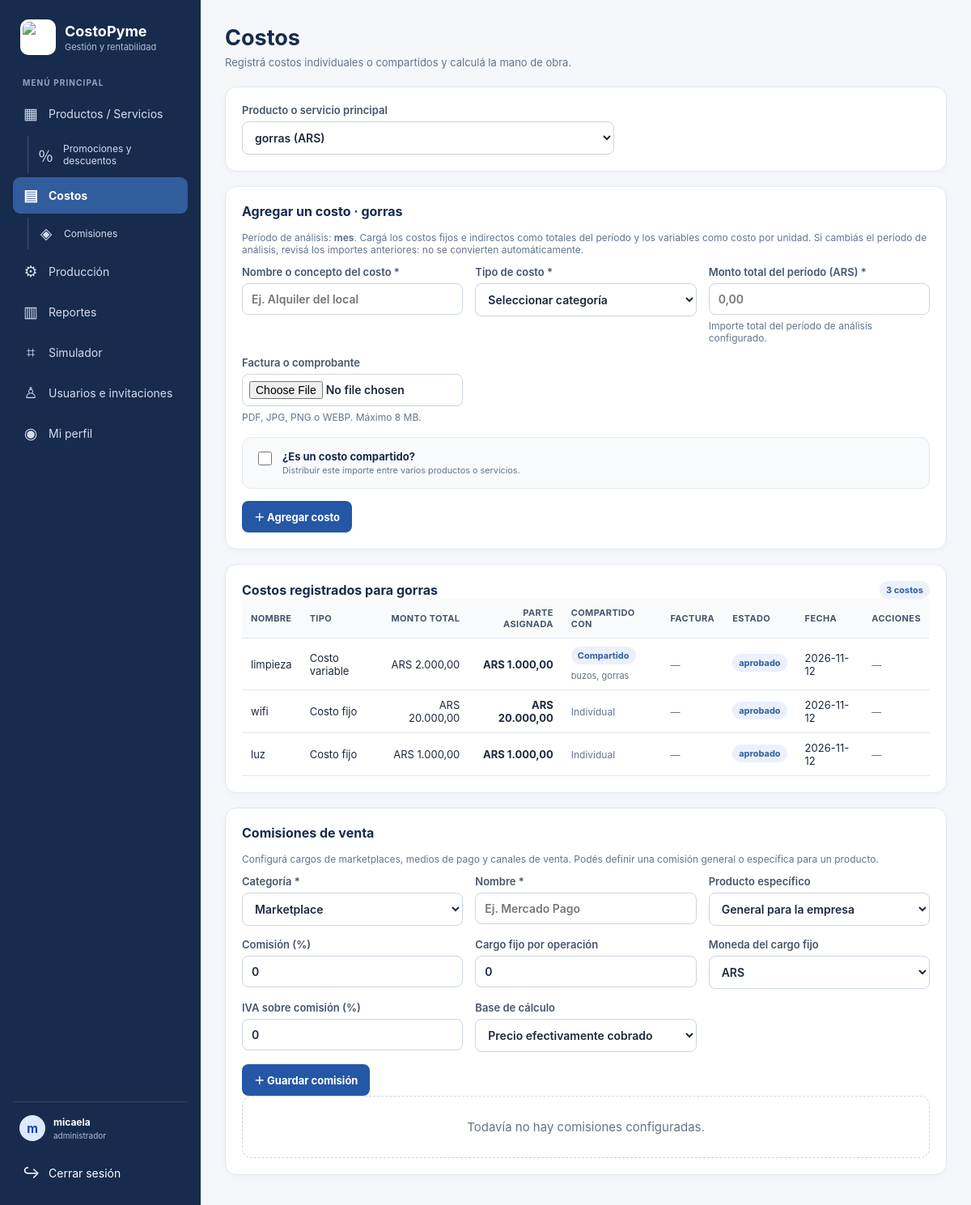
The page /costos.php?producto=6 (signed in) on the database its author committed.
### tables this page shows
CREATE TABLE `costobene_productos` (
  `id` bigint(20) UNSIGNED NOT NULL,
  `cliente_id` bigint(20) UNSIGNED NOT NULL,
  `nombre` varchar(150) NOT NULL,
  `descripcion` text DEFAULT NULL,
  `foto_path` varchar(255) DEFAULT NULL,
  `unidad` varchar(50) NOT NULL DEFAULT 'unidad',
  `moneda` char(3) NOT NULL DEFAULT 'ARS',
  `volumen_esperado` decimal(12,2) NOT NULL DEFAULT 0.00,
  `horas_trabajo` decimal(10,2) NOT NULL DEFAULT 0.00,
  `valor_hora` decimal(12,2) NOT NULL DEFAULT 0.00,
  `margen_porcentaje` decimal(5,2) NOT NULL DEFAULT 0.00,
  `precio_manual` decimal(12,2) DEFAULT NULL,
  `fecha_creacion` timestamp NOT NULL DEFAULT current_timestamp(),
  `fecha_actualizacion` timestamp NOT NULL DEFAULT current_timestamp() ON UPDATE current_timestamp()
);

CREATE TABLE `costobene_configuraciones_app` (
  `cliente_id` bigint(20) UNSIGNED NOT NULL,
  `periodo_activo` enum('day','week','month','year') NOT NULL DEFAULT 'month',
  `producto_seleccionado_id` bigint(20) UNSIGNED DEFAULT NULL,
  `moneda` char(3) NOT NULL DEFAULT 'ARS',
  `fecha_creacion` timestamp NOT NULL DEFAULT current_timestamp(),
  `fecha_actualizacion` timestamp NOT NULL DEFAULT current_timestamp() ON UPDATE current_timestamp()
);

CREATE TABLE `costobene_costos_producto` (
  `id` bigint(20) UNSIGNED NOT NULL,
  `producto_id` bigint(20) UNSIGNED NOT NULL,
  `creado_por` bigint(20) UNSIGNED DEFAULT NULL,
  `tipo_costo` enum('fixed','variable','indirect','labor') NOT NULL,
  `nombre` varchar(150) NOT NULL,
  `monto` decimal(12,2) NOT NULL DEFAULT 0.00,
  `estado_aprobacion` enum('pendiente','aprobado','rechazado') NOT NULL DEFAULT 'aprobado',
  `aprobado_por` bigint(20) UNSIGNED DEFAULT NULL,
  `aprobado_en` datetime DEFAULT NULL,
  `fecha_creacion` timestamp NOT NULL DEFAULT current_timestamp(),
  `fecha_actualizacion` timestamp NOT NULL DEFAULT current_timestamp() ON UPDATE current_timestamp(),
  `factura_path` varchar(255) DEFAULT NULL,
  `horas_trabajo` int(10) UNSIGNED DEFAULT NULL,
  `valor_hora` decimal(12,2) DEFAULT NULL
);

### config.php (called while the page is built, shortened)
<?php
function db(): PDO {
    static $pdo = null;
    if ($pdo === null) {
        $esLocal = in_array($_SERVER['HTTP_HOST'] ?? '', [
            'localhost',
            '127.0.0.1'
        ], true);
        if ($esLocal) {
            $host = '127.0.0.1';
            $dbname = 'calcostos';
            $user = 'root';
            $password = '';
        } else {
            $host = 'sql200.infinityfree.com';
            $dbname = 'if0_43416623_Costo_Pyme_BD';
            $user = 'if0_43416623';
            $password = '718122Mica';
        }
        $dsn = "mysql:host=$host;dbname=$dbname;charset=utf8mb4";
        $pdo = new PDO($dsn, $user, $password, [
            PDO::ATTR_ERRMODE => PDO::ERRMODE_EXCEPTION,
            PDO::ATTR_DEFAULT_FETCH_MODE => PDO::FETCH_ASSOC,
            PDO::ATTR_EMULATE_PREPARES => false,
        ]);
    }
    return $pdo;
}
function h($v): string {
    return htmlspecialchars((string)$v, ENT_QUOTES, 'UTF-8');
}
function usuario(): ?array {
    return $_SESSION['u'] ?? null;
}
function puede(string $permiso): bool {
    $u = usuario();
    return $u && in_array($permiso, $u['permisos'], true);
}
function esSuper(): bool {
    $u = usuario();
    return $u && in_array('super_administrador', $u['roles'], true);
}

### helpers.php (called while the page is built, shortened)
<?php
require_once __DIR__ . '/config.php';
function rolActual(): string {
    $roles = usuario()['roles'] ?? [];
    foreach (['super_administrador', 'administrador', 'encargado', 'operador', 'consulta'] as $rol) {
        if (in_array($rol, $roles, true)) return $rol;
    }
    return '';
}
function esOperador(): bool { return rolActual() === 'operador'; }

### costos.php (the view, shortened to what this page needs)
<?php
require 'helpers.php';
$clienteId = esSuper()
    ? (int)($_GET['cliente'] ?? $_POST['cliente_id'] ?? usuario()['cliente_id'])
    : (int)usuario()['cliente_id'];
$st = db()->prepare('SELECT id,nombre,moneda FROM costobene_productos WHERE cliente_id=? ORDER BY nombre');
$st->execute([$clienteId]);
$productos = $st->fetchAll();
$productoId = (int)($_GET['producto'] ?? $_POST['producto_id'] ?? ($productos[0]['id'] ?? 0));
$producto = null;
foreach ($productos as $p) {
    if ((int)$p['id'] === $productoId) { $producto = $p; break; }
}
$costos = [];
if ($producto) {
    $q = db()->prepare('SELECT c.id,c.nombre,c.tipo_costo,c.monto,c.factura_path,c.fecha_creacion,c.horas_trabajo,c.valor_hora,c.creado_por,c.estado_aprobacion,
        COALESCE(m.monto_asignado,c.monto) AS monto_asignado,
        (SELECT COUNT(*) FROM costobene_costos_productos_compartidos mc WHERE mc.costo_id=c.id) AS cantidad_productos,
        (SELECT GROUP_CONCAT(p2.nombre ORDER BY p2.nombre SEPARATOR ", ")
         FROM costobene_costos_productos_compartidos mc2
         JOIN costobene_productos p2 ON p2.id=mc2.producto_id WHERE mc2.costo_id=c.id) AS nombres_productos
        FROM costobene_costos_producto c
        LEFT JOIN costobene_costos_productos_compartidos m ON m.costo_id=c.id AND m.producto_id=?
        WHERE m.producto_id IS NOT NULL
           OR (c.producto_id=? AND NOT EXISTS (SELECT 1 FROM costobene_costos_productos_compartidos mx WHERE mx.costo_id=c.id))
        ORDER BY c.fecha_creacion DESC,c.id DESC');
    $q->execute([$productoId,$productoId]);
    $costos = $q->fetchAll();
}
$comQ=db()->prepare('SELECT c.*,p.nombre AS producto_nombre FROM costobene_comisiones c LEFT JOIN costobene_productos p ON p.id=c.producto_id WHERE c.cliente_id=? ORDER BY c.id DESC'); $comQ->execute([$clienteId]); $comisiones=$comQ->fetchAll();
$labels = ['fixed'=>'Costo fijo','variable'=>'Costo variable','indirect'=>'Costo indirecto','labor'=>'Mano de obra'];
$cfgPeriodoQ=db()->prepare('SELECT periodo_activo FROM costobene_configuraciones_app WHERE cliente_id=?');$cfgPeriodoQ->execute([$clienteId]);$periodoCostos=['day'=>'día','week'=>'semana','month'=>'mes','year'=>'año'][$cfgPeriodoQ->fetchColumn()?:'month']??'mes';
$csrf = csrfToken('csrf_costos');
$paginaActual = 'costos';
?>
<!doctype html>
<html lang="es">
<head>
<title>Costos - CostoPyme</title><link rel="stylesheet" href="style.css">
</head>
<body>
<div class="app-shell"><?php require 'menu.php'; ?><main class="main">
<header class="page-head"><div><h1>Costos</h1><p>Registrá costos individuales o compartidos y calculá la mano de obra.</p></div></header>
<section class="panel">
<label style="max-width:460px">Producto o servicio principal<select onchange="location.href='costos.php?producto='+this.value<?=esSuper()?"+'&cliente='+encodeURIComponent('".$clienteId."')":''?>">
<?php foreach ($productos as $p): ?><option value="<?=(int)$p['id']?>" <?=(int)$p['id']===$productoId?'selected':''?>><?=h($p['nombre'])?> (<?=h($p['moneda'])?>)</option><?php endforeach; ?>
</select></label>
</section>
<?php if ($producto): ?>
<section class="panel">
<h2>Agregar un costo · <?=h($producto['nombre'])?></h2><p class="help">Período de análisis: <b><?=h($periodoCostos)?></b>. Cargá los costos fijos e indirectos como totales del período y los variables como costo por unidad. Si cambiás el período de análisis, revisá los importes anteriores: no se convierten automáticamente.</p>
<?php if (!puede('editar_costos')): ?><div class="alert">Tu usuario puede consultar los costos, pero no agregarlos.</div>
<?php else: ?>
<form method="post" enctype="multipart/form-data" id="formCosto">
<div class="form-grid">
<label>Nombre o concepto del costo *<input name="nombre" id="nombreCosto" maxlength="150" required placeholder="Ej. Alquiler del local"></label>
<label>Tipo de costo *<select name="tipo_costo" id="tipoCosto" required><option value="">Seleccionar categoría</option><?php foreach ($labels as $k=>$v): ?><option value="<?=h($k)?>"><?=h($v)?></option><?php endforeach; ?></select></label>
<div id="montoNormal"><label><span id="etiquetaMonto"></span><input type="number" name="monto" min="0" step="0.01" placeholder="0,00"><small class="help" id="ayudaMonto"></small></label></div>
<label>Factura o comprobante<input type="file" name="factura" accept="application/pdf,image/jpeg,image/png,image/webp"><span class="help">PDF, JPG, PNG o WEBP. Máximo 8 MB.</span></label>
</div>
<div class="shared-box">
<label class="shared-toggle"><input type="checkbox" name="compartido" id="compartido" value="1"><span><b>¿Es un costo compartido?</b><small>Distribuir este importe entre varios productos o servicios.</small></span></label>
</div>
<div class="actions"><button type="submit">＋ Agregar costo</button></div><?php if(esOperador()): ?><p class="help">Tus cargas quedarán pendientes de aprobación. Podés editarlas mientras sigan pendientes.</p><?php endif; ?>
</form>
<?php endif; ?>
</section>
<section class="panel">
<div class="section-title"><h2>Costos registrados para <?=h($producto['nombre'])?></h2><span class="pill"><?=count($costos)?> costos</span></div>
<?php if (!$costos): ?><div class="empty">Todavía no hay costos cargados para este producto o servicio.</div>
<?php else: ?>
<div class="table-wrap"><table><thead><tr><th>Nombre</th><th>Tipo</th><th class="num">Monto total</th><th class="num">Parte asignada</th><th>Compartido con</th><th>Factura</th><th>Estado</th><th>Fecha</th><th>Acciones</th></tr></thead><tbody>
<?php foreach ($costos as $c): ?>
<tr>
<td><?=h($c['nombre'])?></td>
<td><?=h($labels[$c['tipo_costo']]??$c['tipo_costo'])?></td>
<td class="num"><?=h($producto['moneda'])?> <?=number_format((float)$c['monto'],2,',','.')?></td>
<td class="num"><b><?=h($producto['moneda'])?> <?=number_format((float)$c['monto_asignado'],2,',','.')?></b></td>
<td><?php if ((int)$c['cantidad_productos']>1): ?><span class="pill">Compartido</span><small class="table-note"><?=h($c['nombres_productos'] ?? '')?></small><?php else: ?><span class="muted">Individual</span><?php endif; ?></td>
<td><?php if ($c['factura_path']): ?><a href="<?=h($c['factura_path'])?>" target="_blank" rel="noopener">Ver archivo ↗</a><?php else: ?><span class="muted">—</span><?php endif; ?></td>
<td><span class="pill"><?=h($c['estado_aprobacion'])?></span></td><td><?=h(substr((string)$c['fecha_creacion'],0,10))?></td><td><?php if(puede('aprobar_cargas') && $c['estado_aprobacion']==='pendiente'): ?><form method="post" style="display:inline-flex;gap:5px"><input type="hidden" name="csrf" value="<?=h($csrf)?>"><input type="hidden" name="costo_id" value="<?=(int)$c['id']?>"><button name="accion" value="aprobar_costo">Aprobar</button><button class="btn-secondary" name="accion" value="rechazar_costo">Rechazar</button></form><?php else: ?><span class="muted">—</span><?php endif; ?></td>
</tr>
<?php endforeach; ?>
</tbody></table></div>
<?php endif; ?>
</section>
<?php endif; ?>
<section class="panel" id="comisiones"><h2>Comisiones de venta</h2><p class="help">Configurá cargos de marketplaces, medios de pago y canales de venta. Podés definir una comisión general o específica para un producto.</p>
<?php if(puede('gestionar_comisiones')): ?><form method="post"><input type="hidden" name="csrf" value="<?=h($csrf)?>"><input type="hidden" name="accion" value="agregar_comision"><div class="form-grid"><label>Categoría *<select name="categoria"><option value="marketplace">Marketplace</option><option value="medio_pago">Medio de pago</option><option value="canal_venta">Canal de venta</option></select></label><label>Nombre *<input name="nombre_comision" required maxlength="150" placeholder="Ej. Mercado Pago"></label><label>Producto específico<select name="producto_comision"><option value="0">General para la empresa</option><?php foreach($productos as $pc):?><option value="<?=(int)$pc['id']?>"><?=h($pc['nombre'])?></option><?php endforeach;?></select></label><label>Comisión (%)<input type="number" name="porcentaje" min="0" max="100" step="0.0001" value="0"></label><label>Cargo fijo por operación<input type="number" name="cargo_fijo" min="0" step="0.01" value="0"></label><label>Moneda del cargo fijo<select name="moneda_comision"><option value="ARS">ARS</option><option value="USD">USD</option><option value="EUR">EUR</option></select></label><label>IVA sobre comisión (%)<input type="number" name="iva_porcentaje" min="0" max="100" step="0.01" value="0"></label><label>Base de cálculo<select name="base_calculo"><option value="precio_total">Precio efectivamente cobrado</option><option value="precio_sin_descuento">Precio sin descuento</option></select></label></div><div class="actions"><button type="submit">＋ Guardar comisión</button></div></form><?php elseif(!puede('ver_costos')):?><div class="alert">No tenés permiso para consultar comisiones.</div><?php endif; ?>
<?php if($comisiones):?><div class="table-wrap"><table><thead><tr><th>Concepto</th><th>Categoría</th><th>Aplicación</th><th>%</th><th>Cargo fijo</th><th>Moneda</th><th>IVA</th></tr></thead><tbody><?php foreach($comisiones as $co):?><tr><td><?=h($co['nombre'])?></td><td><?=h(str_replace('_',' ',$co['categoria']))?></td><td><?=h($co['producto_nombre']??'Todos los productos')?></td><td><?=number_format((float)$co['porcentaje'],2,',','.')?>%</td><td><?=number_format((float)$co['cargo_fijo'],2,',','.')?></td><td><?=h($co['moneda'])?></td><td><?=number_format((float)$co['iva_porcentaje'],2,',','.')?>%</td></tr><?php endforeach;?></tbody></table></div><?php else:?><div class="empty">Todavía no hay comisiones configuradas.</div><?php endif;?></section>
</main></div>
</body></html>

### menu.php
<?php
$paginaActual = $paginaActual ?? 'productos';
$menuItems = [
 'productos'=>['Productos / Servicios','package','index.php','ver_dashboard'],
 'costos'=>['Costos','receipt','costos.php','ver_dashboard'],
 'produccion'=>['Producción','factory','produccion.php','cargar_produccion'],
 'reportes'=>['Reportes','chart','reportes.php','ver_reportes'],
 'simulador'=>['Simulador','calculator','simulador.php','ver_dashboard'],
 'usuarios'=>['Usuarios e invitaciones','users','usuarios.php','gestionar_usuarios'],
 'perfil'=>['Mi perfil','user','perfil.php',null],
];
$glyph=['package'=>'▦','receipt'=>'▤','chart'=>'▥','calculator'=>'⌗','user'=>'◉','tags'=>'％','users'=>'♙','factory'=>'⚙'];
?>
<aside class="sidebar"><a class="brand" href="index.php"><img class="brand-logo" src="assets/logo_finanzas.png" alt="Logo CostoPyme"><span><b>CostoPyme</b><small>Gestión y rentabilidad</small></span></a><div class="nav-caption">MENÚ PRINCIPAL</div><nav class="nav-menu">
<?php foreach($menuItems as $key=>[$label,$icon,$url,$permiso]): if($permiso===null || puede($permiso)): ?><a class="nav-link <?=$paginaActual===$key?'active':''?>" href="<?=h($url)?>"><span class="nav-icon"><?=$glyph[$icon]??'•'?></span><span><?=h($label)?></span></a><?php if($key==='productos' && puede('ver_dashboard')):?><a class="nav-link nav-sub-link <?=$paginaActual==='promociones'?'active':''?>" href="promociones.php"><span class="nav-icon">％</span><span>Promociones y descuentos</span></a><?php elseif($key==='costos' && puede('ver_dashboard')):?><a class="nav-link nav-sub-link" href="costos.php#comisiones"><span class="nav-icon">◈</span><span>Comisiones</span></a><?php endif;?><?php endif; endforeach; ?>
</nav><div class="sidebar-bottom"><div class="user-mini"><span class="avatar"><?=h(mb_substr((string)usuario()['nombre'],0,1))?></span><span><b><?=h(usuario()['nombre'])?></b><small><?=h(implode(', ',usuario()['roles']))?></small></span></div><a class="nav-link" href="logout.php"><span class="nav-icon">↪</span><span>Cerrar sesión</span></a></div></aside>

### rows shown on the page
costobene_productos: nombre "gorras", moneda "ARS"
costobene_configuraciones_app: periodo_activo "mes"
costobene_costos_producto: nombre "limpieza", tipo_costo "Costo variable", monto "2.000,00", monto_asignado "1.000,00", nombres_productos "buzos, gorras", estado_aprobacion "aprobado", fecha_creacion "2026-11-12"
costobene_costos_producto: nombre "wifi", tipo_costo "Costo fijo", producto.moneda "ARS", monto "20.000,00", monto_asignado "20.000,00", shows "Individual", estado_aprobacion "aprobado", fecha_creacion "2026-11-12"
costobene_costos_producto: nombre "luz", tipo_costo "Costo fijo", producto.moneda "ARS", monto "1.000,00", monto_asignado "1.000,00", shows "Individual", estado_aprobacion "aprobado", fecha_creacion "2026-11-12"

### other values the page prints
$glyph[$icon] "▦"
$label "Productos / Servicios"
$glyph[$icon] "▤"
$label "Costos"
$glyph[$icon] "⚙"
$label "Producción"
$glyph[$icon] "▥"
$label "Reportes"
$glyph[$icon] "⌗"
$label "Simulador"
$glyph[$icon] "♙"
$label "Usuarios e invitaciones"
$glyph[$icon] "◉"
$label "Mi perfil"
mb_substr((string)usuario()['nombre'],0,1) "m"
